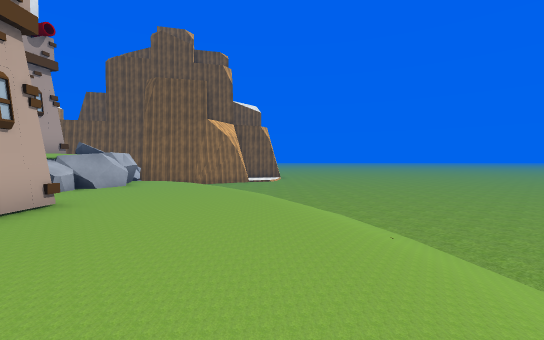
View 1 (above)

16 first-person views from a walk through a scene from a Unity 3-D project. The camera is 1.5 m above the floor, tilts 2° down and sees 90° across. The floor is counted in squares, 2 m on a side. Each view is taken from the middle of a square. On the plan, view 1 faces up. The plan holds only what a view shows up to about 10 squares ahead; the rest is blank. The place goes on beyond the plan. The player is left out. Some animated figures are left out. Some surface patterns are stand-ins.

View 2
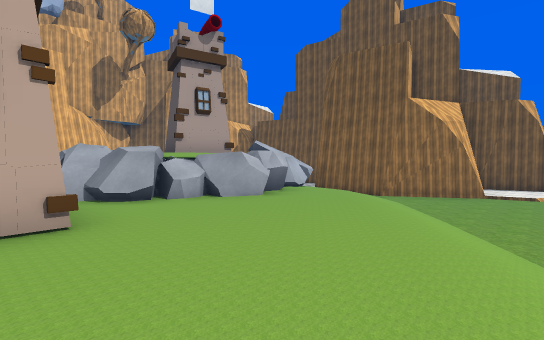

View 3
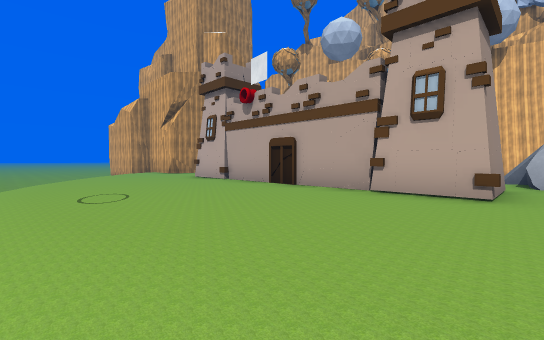

View 4
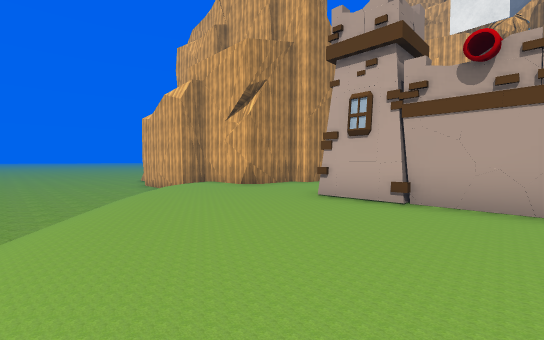

View 5
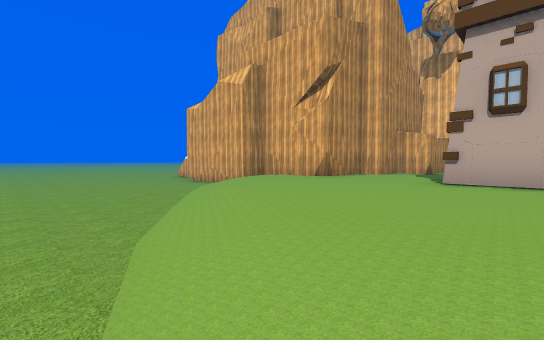

View 6
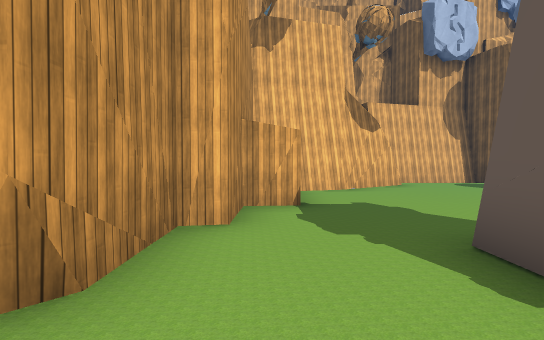

View 7
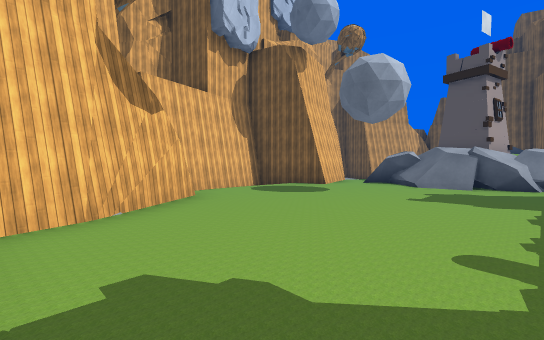

View 8
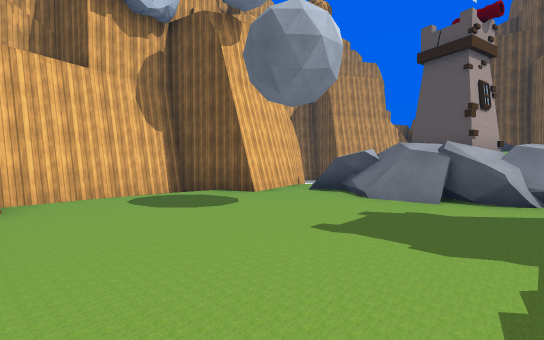

View 9
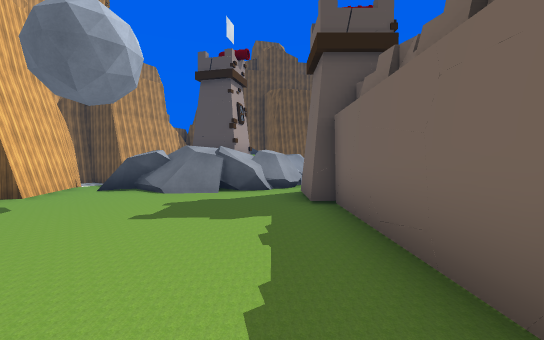

View 10
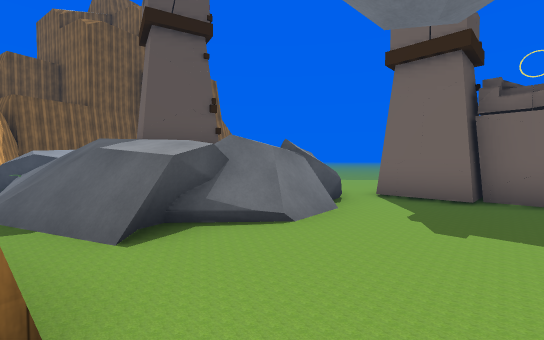

View 11
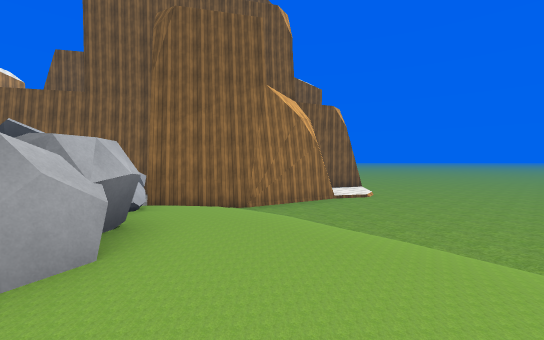

View 12
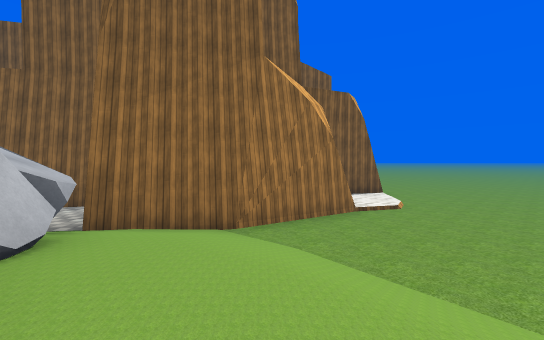

View 13
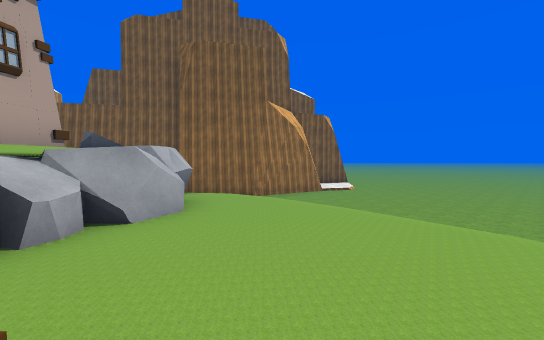

View 14
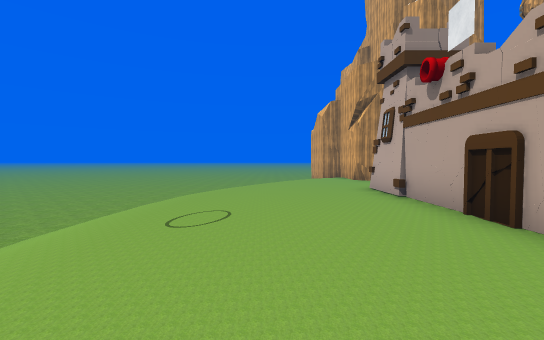

View 15
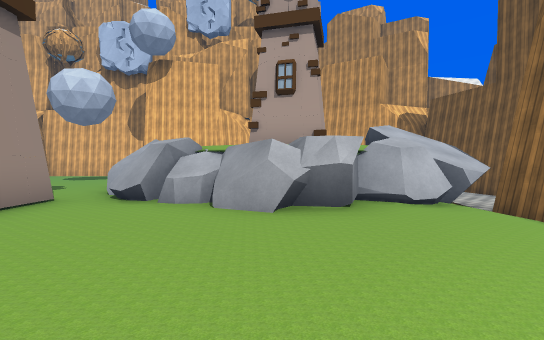

View 16
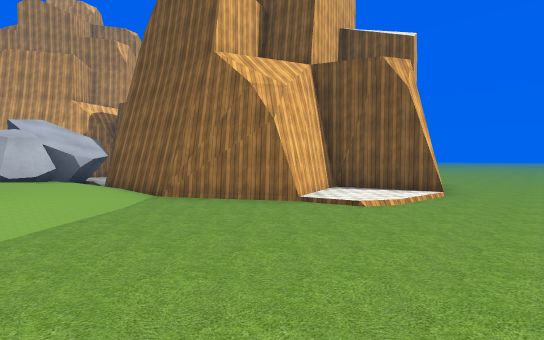

### Floor plan
Key: @ floor where view 1 was taken; # wall or solid block; . main floor; - floor 0.25 m lower than the main floor; _ floor 0.5 m lower than the main floor; < floor 0.75 m lower than the main floor; : floor 1.75 m higher than the main floor; + floor 2.25 m higher than the main floor; / step, stairs or slope; = window, fence, low wall or low ledge; v drop or lower ground; O other object.
Columns run from 13 left of view 1 to 2 right of it. Each row starts with its distance up from view 1.
 23               <<
 22              <<<
 21              <<<
 20              <<<
 19              <<<
 18               <<
 17            ###<<
 16            #__<<
 15            #__<<
 14   #####   ##//<<
 13   #v vv ###<<<<<
 12   # vvv##/<<<<<<
 11   #v =+O///<<<<<
 10   #   OOO.//<<<<
  9     OOO:O..//<<<
  8     OOO:O...//<<
  7  ###   :O..../<<
  6  #==v  OO....//<
  5  ####OO/....../<
  4  ##.....OO..../<
  3 ##......OO....-/
  2 #.......##....//
  1 #.......##...../
  0 #.......##...@./
 -1 ##......##...../
 -2  ##.....OO....//
 -3   ##....OO..../<
 -4    #.........//<
 -5    ###.......//<
 -6      ####...//<<
 -7         #..//<<<
 -8         #.//<<<<
 -9         ##//<<<<
-10          #/<<<<<

Where each view was taken, in squares from view 1:
view 1: 0 up, 0 right, facing up
view 2: 4 up, 0 right, facing up-left
view 3: 5 up, 1 right, facing down-left
view 4: 0 up, 1 right, facing down-left
view 5: 2 down, 2 right, facing down-left
view 6: 5 down, 3 left, facing left
view 7: 4 down, 6 left, facing up-left
view 8: 1 down, 6 left, facing up-left
view 9: 2 down, 6 left, facing up
view 10: 2 up, 11 left, facing up-right
view 11: 6 up, 3 left, facing up
view 12: 8 up, 3 left, facing up
view 13: 4 up, 3 left, facing up
view 14: 4 up, 1 left, facing down
view 15: 8 up, 1 left, facing left
view 16: 10 up, 2 right, facing up-left
